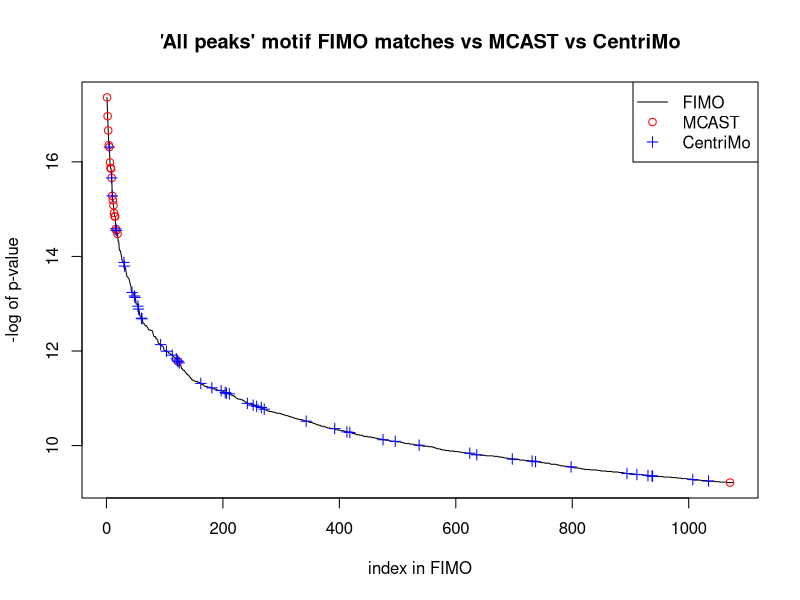
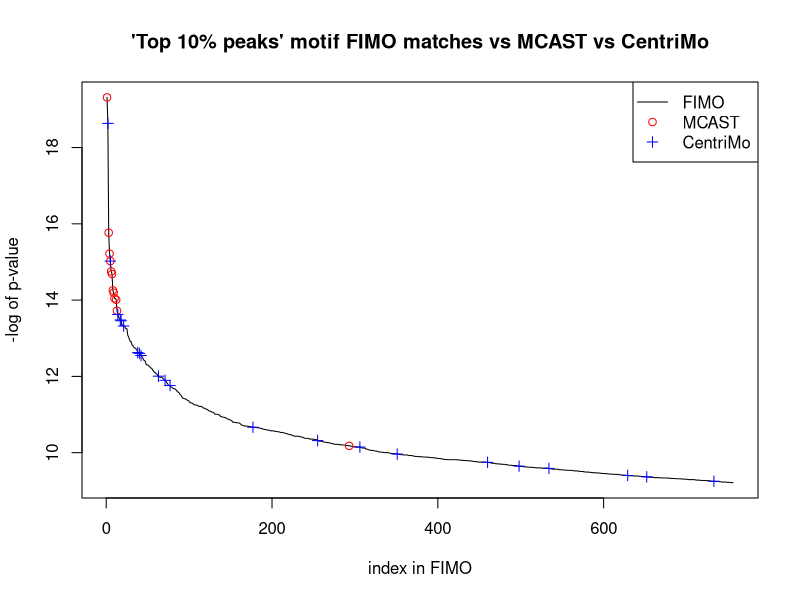

Generate these figures, in order, with R:
## ---- chunk 1
knitr::opts_chunk$set(echo = TRUE)
## ---- chunk 2
# all peak analysis
fimo <- read.csv('2016-11-18/all_peaks/fimo.txt', sep='\t')
fimo$logs <- -log(fimo$p.value)
# add matches from MCAST
mcast <- read.csv('2016-11-18/all_peaks/mcast.txt', sep='\t')

fimo$mcast <- match(fimo$start,mcast$start)
fimo$mcast[!is.na(fimo$mcast)] <- fimo$logs[!is.na(fimo$mcast)]
# add matches from Centrimo
centrimo <- read.csv('2016-11-18/all_peaks/centrimo.txt')

fimo$centrimo_full_match <- c(NA)
totMathes <- 0
rangeExtantion <- 100
for (count1 in 1:length(centrimo$Centrimo_Reg_Matches)) {
  for (count2 in 1:length(fimo$logs)) {
    if (centrimo$Centrimo_Reg_Matches[count1] >= (fimo$start[count2] - rangeExtantion)
        && centrimo$Centrimo_Reg_Matches[count1] <= (fimo$stop[count2] + rangeExtantion)){
      fimo$centrimo_full_match[count2] = fimo$logs[count2]
      
      totMathes = totMathes + 1
      break;
    }
  }

}
cat(totMathes, "CentriMo regions in all FIMO out of", length(centrimo$Centrimo_Reg_Matches), 
    "with", rangeExtantion ,"range extention value")
#plot all results
plot(fimo$logs, type = 'l', main="'All peaks' motif FIMO matches vs MCAST vs CentriMo", 
     ylab = "-log of p-value", xlab = "index in FIMO")
points(fimo$mcast, col='red')
points(fimo$centrimo_full_match, col='blue',pch=3)
legend(x='topright',legend = c('FIMO','MCAST','CentriMo'), lty=c(1,0,0),pch = c(NA,1,3), col=c('black','red','blue'))

## ---- chunk 3
# all peak analysis
fimo <- read.csv('2016-11-18/top_10/fimo.txt', sep='\t')
fimo$logs <- -log(fimo$p.value)
# add matches from MCAST
mcast <- read.csv('2016-11-18/top_10/mcast.txt', sep='\t')

fimo$mcast <- match(fimo$start,mcast$start)
fimo$mcast[!is.na(fimo$mcast)] <- fimo$logs[!is.na(fimo$mcast)]
# add matches from Centrimo
centrimo <- read.csv('2016-11-18/top_10/centrimo.txt')

fimo$centrimo_full_match <- c(NA)
totMathes <- 0
rangeExtantion <- 100
for (count1 in 1:length(centrimo$Centrimo_Reg_Matches)) {
  for (count2 in 1:length(fimo$logs)) {
    if (centrimo$Centrimo_Reg_Matches[count1] >= (fimo$start[count2] - rangeExtantion)
        && centrimo$Centrimo_Reg_Matches[count1] <= (fimo$stop[count2] + rangeExtantion)){
      fimo$centrimo_full_match[count2] = fimo$logs[count2]
      
      totMathes = totMathes + 1
      break;
    }
  }

}
cat(totMathes, "CentriMo regions in all FIMO out of", length(centrimo$Centrimo_Reg_Matches), 
    "with", rangeExtantion ,"range extention value")
#plot all results
plot(fimo$logs, type = 'l', main="'Top 10% peaks' motif FIMO matches vs MCAST vs CentriMo", 
     ylab = "-log of p-value", xlab = "index in FIMO")
points(fimo$mcast, col='red')
points(fimo$centrimo_full_match, col='blue',pch=3)
legend(x='topright',legend = c('FIMO','MCAST','CentriMo'), lty=c(1,0,0),pch = c(NA,1,3), col=c('black','red','blue'))

